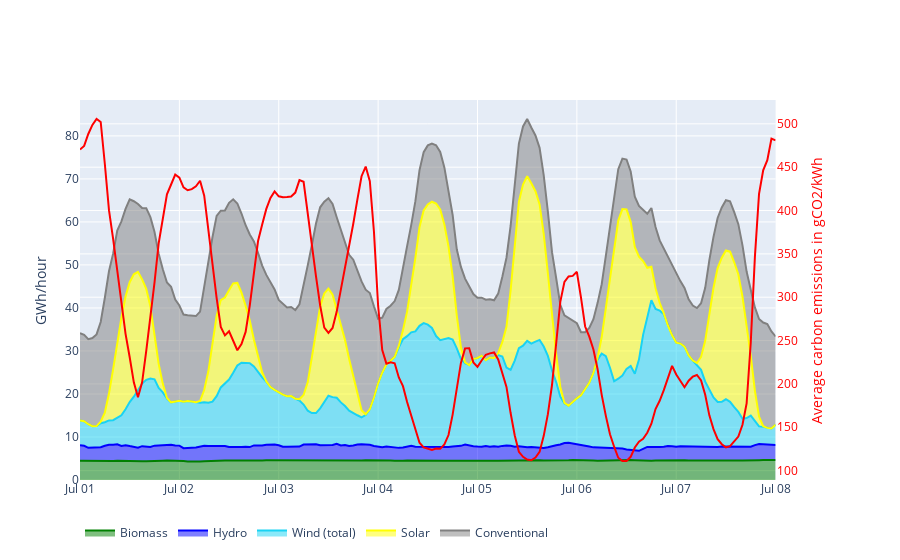
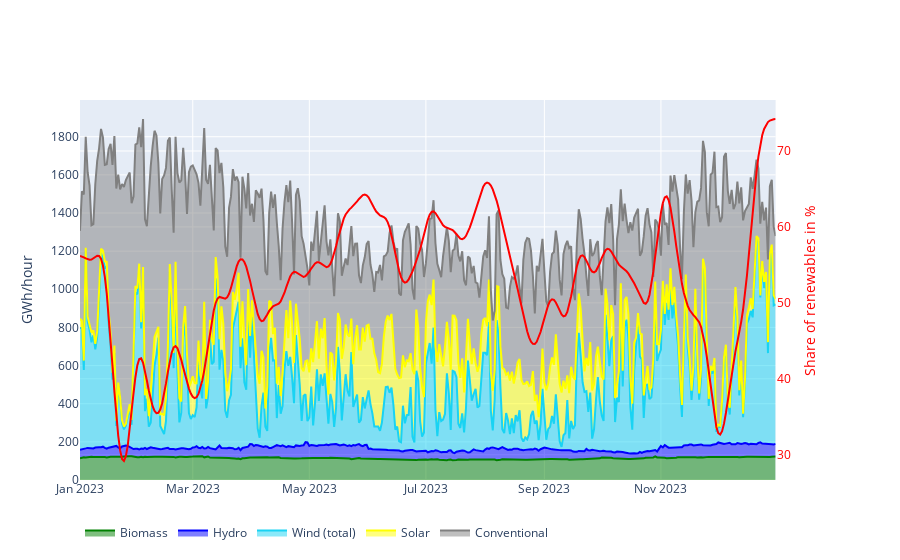

The notebook cell these images were saved under, in order:
### Code cell
import pandas as pd
import plotly.express as px
import plotly.io as pio
from plotly.subplots import make_subplots
from scipy.ndimage import gaussian_filter1d
import plotly.graph_objects as go


def make_agora_plot(filename: str):
    df = pd.read_csv(filename)
    df["Wind (total)"] = df["Wind offshore"] + df["Wind onshore"]

    df_melted = pd.melt(df, id_vars=["date_id"], value_vars=["Biomass", "Hydro", "Wind (total)", "Solar", "Conventional"])

    fig = px.area(df_melted, x="date_id", y="value", color="variable", line_group="variable",
        color_discrete_map={
            "Biomass": "green",
            "Hydro": "blue",
            "Solar": "yellow",
            "Conventional": "grey",
            "Wind": "lightgrey"
    })

    return fig

weekly_fig = make_agora_plot("power_generation_and_consumption_week_july.csv")

# Also add the carbon emissions from elecricitymaps
carbon_df = pd.read_csv("co₂_emissions_from_power_generation.csv")

combined_weekly_fig = make_subplots(specs=[[{"secondary_y": True}]])

combined_weekly_fig.add_trace(
    go.Scatter(x=carbon_df['date_id'], y=carbon_df['Grid emission factor'], line={'color':'red'}, showlegend=False),
    secondary_y=True
)

for trace in weekly_fig.data:
    combined_weekly_fig.add_trace(
    trace,
    secondary_y=False
)
    
combined_weekly_fig.update_layout(
    yaxis=dict(
        title="GWh/hour",
    ),
    yaxis2=dict(
        title="Average carbon emissions in gCO2/kWh",
        titlefont=dict(
            color="red"
        ),
        tickfont=dict(
            color="red"
        )
    ),
)

combined_weekly_fig.update_layout(legend_orientation="h")

combined_weekly_fig.update_xaxes(
    tickformat="%b %d"  # Set your desired format
)

combined_weekly_fig.show()

yearly_fig = make_agora_plot("power_generation_and_consumption_year.csv")

# Also add a smoothed renewable share to the yearly plot

combined_yearly_fig = make_subplots(specs=[[{"secondary_y": True}]])


for trace in yearly_fig.data:
    combined_yearly_fig.add_trace(
    trace,
    secondary_y=False
)
    
yearly_df = pd.read_csv("power_generation_and_consumption_year.csv")
yearly_df["Renewable share smoothed"] = gaussian_filter1d(yearly_df['Renewable share'], sigma=4)


renewables_share_fig = go.Scatter(x=yearly_df["date_id"], y=yearly_df["Renewable share smoothed"], 
                                  line={'color':'red'}, showlegend=False
)


combined_yearly_fig.add_trace(
    renewables_share_fig,
    secondary_y=True
)

combined_yearly_fig.update_layout(
    yaxis=dict(
        title="GWh/hour",
    ),
    yaxis2=dict(
        title="Share of renewables in %",
        titlefont=dict(
            color="red"
        ),
        tickfont=dict(
            color="red"
        )
    ),
)

combined_yearly_fig.update_layout(legend_orientation="h")

combined_yearly_fig.show()


pio.write_image(combined_weekly_fig, file="energy_production_week.pdf", format='pdf')
pio.write_image(combined_yearly_fig, file="energy_production_year.pdf", format='pdf')

### Figure 1 — Plotly figure (JSON) as saved in the notebook; plotly's stock layout.template omitted (floating-point values rounded to 4 significant figures; data arrays with more than 128 entries replaced by an {"elided": "..."} marker saying what was removed)
{"data": [{"line": {"color": "red"}, "showlegend": false, "type": "scatter", "x": {"elided": "169 str values"}, "xaxis": "x", "y": {"elided": "169 float values"}, "yaxis": "y2"}, {"fillpattern": {"shape": ""}, "hovertemplate": "variable=Biomass<br>date_id=%{x}<br>value=%{y}<extra></extra>", "legendgroup": "Biomass", "line": {"color": "green"}, "marker": {"symbol": "circle"}, "mode": "lines", "name": "Biomass", "orientation": "v", "showlegend": true, "stackgroup": "1", "type": "scatter", "x": {"elided": "169 str values"}, "xaxis": "x", "y": {"elided": "169 float values"}, "yaxis": "y"}, {"fillpattern": {"shape": ""}, "hovertemplate": "variable=Hydro<br>date_id=%{x}<br>value=%{y}<extra></extra>", "legendgroup": "Hydro", "line": {"color": "blue"}, "marker": {"symbol": "circle"}, "mode": "lines", "name": "Hydro", "orientation": "v", "showlegend": true, "stackgroup": "1", "type": "scatter", "x": {"elided": "169 str values"}, "xaxis": "x", "y": {"elided": "169 float values"}, "yaxis": "y"}, {"fillpattern": {"shape": ""}, "hovertemplate": "variable=Wind (total)<br>date_id=%{x}<br>value=%{y}<extra></extra>", "legendgroup": "Wind (total)", "line": {"color": "#19d3f3"}, "marker": {"symbol": "circle"}, "mode": "lines", "name": "Wind (total)", "orientation": "v", "showlegend": true, "stackgroup": "1", "type": "scatter", "x": {"elided": "169 str values"}, "xaxis": "x", "y": {"elided": "169 float values"}, "yaxis": "y"}, {"fillpattern": {"shape": ""}, "hovertemplate": "variable=Solar<br>date_id=%{x}<br>value=%{y}<extra></extra>", "legendgroup": "Solar", "line": {"color": "yellow"}, "marker": {"symbol": "circle"}, "mode": "lines", "name": "Solar", "orientation": "v", "showlegend": true, "stackgroup": "1", "type": "scatter", "x": {"elided": "169 str values"}, "xaxis": "x", "y": {"elided": "169 float values"}, "yaxis": "y"}, {"fillpattern": {"shape": ""}, "hovertemplate": "variable=Conventional<br>date_id=%{x}<br>value=%{y}<extra></extra>", "legendgroup": "Conventional", "line": {"color": "grey"}, "marker": {"symbol": "circle"}, "mode": "lines", "name": "Conventional", "orientation": "v", "showlegend": true, "stackgroup": "1", "type": "scatter", "x": {"elided": "169 str values"}, "xaxis": "x", "y": {"elided": "169 float values"}, "yaxis": "y"}], "layout": {"legend": {"orientation": "h"}, "xaxis": {"anchor": "y", "domain": [0, 0.94], "tickformat": "%b %d"}, "yaxis": {"anchor": "x", "domain": [0, 1], "title": {"text": "GWh/hour"}}, "yaxis2": {"anchor": "x", "overlaying": "y", "side": "right", "tickfont": {"color": "red"}, "title": {"font": {"color": "red"}, "text": "Average carbon emissions in gCO2/kWh"}}}}

### Figure 2 — Plotly figure (JSON) as saved in the notebook; plotly's stock layout.template omitted (floating-point values rounded to 4 significant figures; data arrays with more than 128 entries replaced by an {"elided": "..."} marker saying what was removed)
{"data": [{"fillpattern": {"shape": ""}, "hovertemplate": "variable=Biomass<br>date_id=%{x}<br>value=%{y}<extra></extra>", "legendgroup": "Biomass", "line": {"color": "green"}, "marker": {"symbol": "circle"}, "mode": "lines", "name": "Biomass", "orientation": "v", "showlegend": true, "stackgroup": "1", "type": "scatter", "x": {"elided": "365 str values"}, "xaxis": "x", "y": {"elided": "365 float values"}, "yaxis": "y"}, {"fillpattern": {"shape": ""}, "hovertemplate": "variable=Hydro<br>date_id=%{x}<br>value=%{y}<extra></extra>", "legendgroup": "Hydro", "line": {"color": "blue"}, "marker": {"symbol": "circle"}, "mode": "lines", "name": "Hydro", "orientation": "v", "showlegend": true, "stackgroup": "1", "type": "scatter", "x": {"elided": "365 str values"}, "xaxis": "x", "y": {"elided": "365 float values"}, "yaxis": "y"}, {"fillpattern": {"shape": ""}, "hovertemplate": "variable=Wind (total)<br>date_id=%{x}<br>value=%{y}<extra></extra>", "legendgroup": "Wind (total)", "line": {"color": "#19d3f3"}, "marker": {"symbol": "circle"}, "mode": "lines", "name": "Wind (total)", "orientation": "v", "showlegend": true, "stackgroup": "1", "type": "scatter", "x": {"elided": "365 str values"}, "xaxis": "x", "y": {"elided": "365 float values"}, "yaxis": "y"}, {"fillpattern": {"shape": ""}, "hovertemplate": "variable=Solar<br>date_id=%{x}<br>value=%{y}<extra></extra>", "legendgroup": "Solar", "line": {"color": "yellow"}, "marker": {"symbol": "circle"}, "mode": "lines", "name": "Solar", "orientation": "v", "showlegend": true, "stackgroup": "1", "type": "scatter", "x": {"elided": "365 str values"}, "xaxis": "x", "y": {"elided": "365 float values"}, "yaxis": "y"}, {"fillpattern": {"shape": ""}, "hovertemplate": "variable=Conventional<br>date_id=%{x}<br>value=%{y}<extra></extra>", "legendgroup": "Conventional", "line": {"color": "grey"}, "marker": {"symbol": "circle"}, "mode": "lines", "name": "Conventional", "orientation": "v", "showlegend": true, "stackgroup": "1", "type": "scatter", "x": {"elided": "365 str values"}, "xaxis": "x", "y": {"elided": "365 float values"}, "yaxis": "y"}, {"line": {"color": "red"}, "showlegend": false, "type": "scatter", "x": {"elided": "365 str values"}, "xaxis": "x", "y": {"elided": "365 float values"}, "yaxis": "y2"}], "layout": {"legend": {"orientation": "h"}, "xaxis": {"anchor": "y", "domain": [0, 0.94]}, "yaxis": {"anchor": "x", "domain": [0, 1], "title": {"text": "GWh/hour"}}, "yaxis2": {"anchor": "x", "overlaying": "y", "side": "right", "tickfont": {"color": "red"}, "title": {"font": {"color": "red"}, "text": "Share of renewables in %"}}}}
